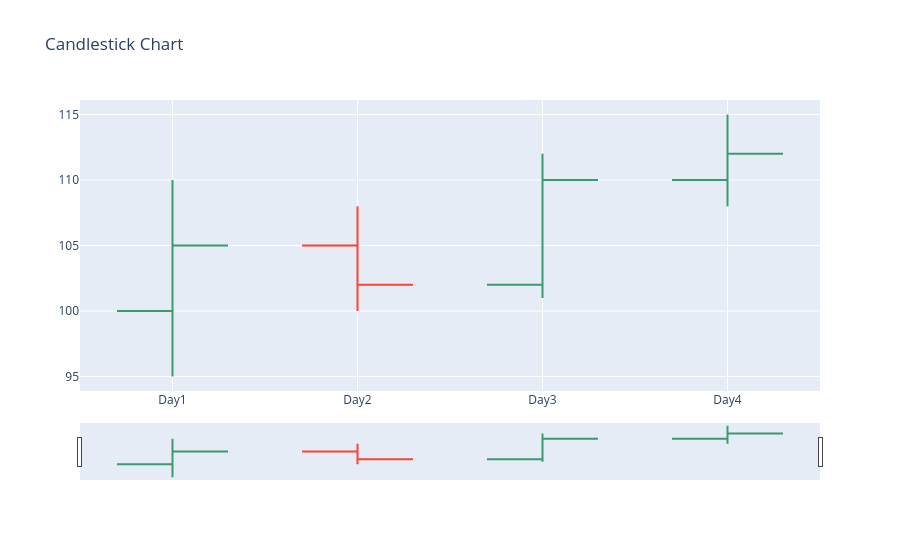

Source (notebook cell):
### Markdown cell above
# OHLC Chart

### Code cell
fig = go.Figure(data = [
    go.Ohlc(
        x = ["Day1","Day2","Day3","Day4"],
        open = [100,105,102,110],
        high = [110,108,112,115],
        low = [95,100,101,108],
        close = [105,102,110,112]
    )
])
fig.update_layout(title = "Candlestick Chart")
fig.show()

### Figure 1 — Plotly figure (JSON) as saved in the notebook; plotly's stock layout.template omitted (floating-point values rounded to 4 significant figures)
{"data": [{"close": [105, 102, 110, 112], "high": [110, 108, 112, 115], "low": [95, 100, 101, 108], "open": [100, 105, 102, 110], "type": "ohlc", "x": ["Day1", "Day2", "Day3", "Day4"]}], "layout": {"title": {"text": "Candlestick Chart"}}}
